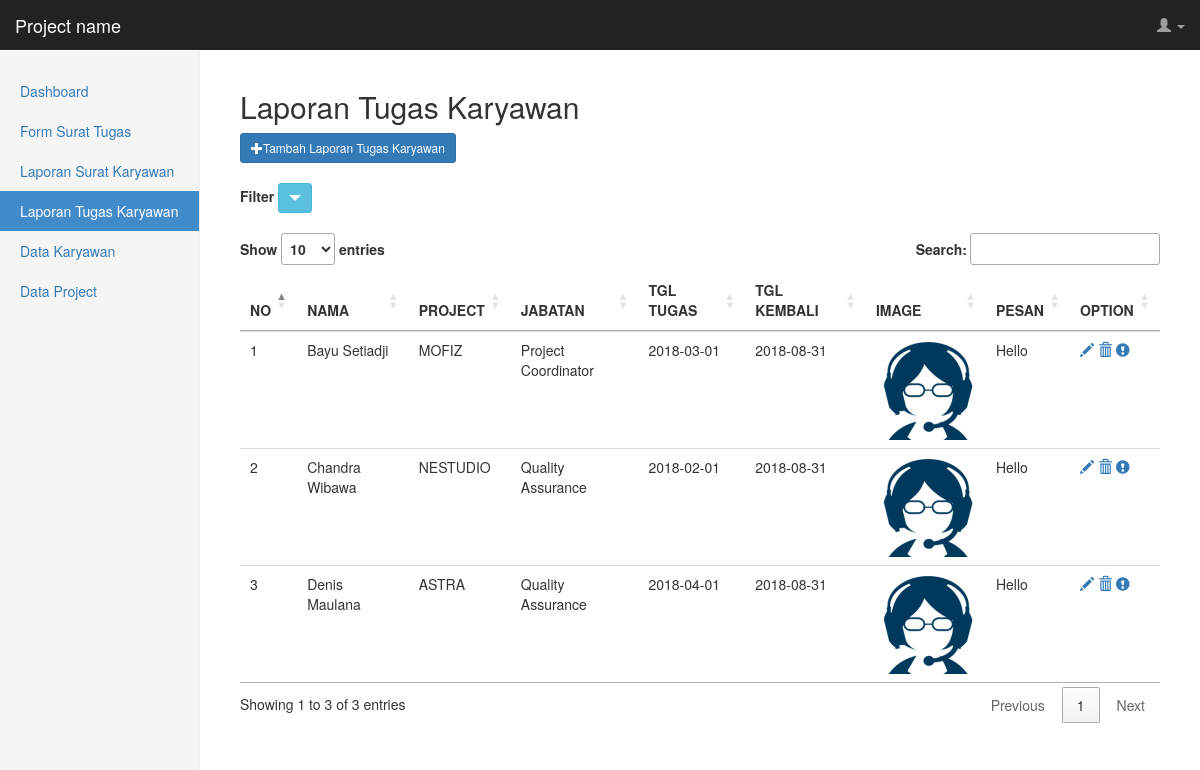
The app's page /admin/page/laporan_karyawan.php (signed in) with its own data.
### tables this page shows
CREATE TABLE `tbl_laporank` (
  `id` int(11) NOT NULL,
  `nama` varchar(50) NOT NULL,
  `project` varchar(50) NOT NULL,
  `tgl_tugas` date NOT NULL,
  `tgl_kembali` date NOT NULL,
  `image` text NOT NULL,
  `pesan` text NOT NULL,
  `jabatan` enum('Project Manager','Developer','Quality Assurance','Web Design','Project Coordinator') NOT NULL
);

### admin/page/laporan_karyawan.php (the view, shortened to what this page needs)
<!DOCTYPE html>
<html>
	<head>
		<link rel="stylesheet" type="text/css" href="../assets/css/bootstrap.min.css">
		<link rel="stylesheet" type="text/css" href="../assets/css/dashboard.css">
		<link rel="stylesheet" type="text/css" href="//cdn.datatables.net/1.10.11/css/jquery.dataTables.min.css">
	</head>
	<body>
		<nav class="navbar navbar-inverse navbar-fixed-top">
      		<div class="cntainer-fluid">
        		<div class="navbar-header">
          			<a class="navbar-brand" href="#">Project name</a>
        		</div>
        		<div id="navbar" class="navbar-collapse collapse">
          			<ul class="nav navbar-nav navbar-right">
			            <li>
			            	<a href="" data-toggle="dropdown" style="margin-right: 15px;">
			            		<span class="glyphicon glyphicon-user"></span>
			            		<span class="caret"></span>
			            	</a>
			            </li>
          			</ul>
        		</div>
      		</div>
      	</nav>
      	<div class="container-fluid">
			<div class="row">
		    	<div class="col-sm-3 col-md-2 sidebar">
		      		<ul class="nav nav-sidebar">
		      			<li><a href="dashboard.php">Dashboard</a></li>
				        <li><a href="proses.php?page=surat-tugas">Form Surat Tugas</a></li>
				        <li><a href="proses.php?page=surat-karyawan">Laporan Surat Karyawan</a></li>
				        <li class="active"><a href="proses.php?page=laporan-karyawan">Laporan Tugas Karyawan</a></li>
				        <li><a href="proses.php?page=data-karyawan">Data Karyawan</a></li>
				        <li><a href="proses.php?page=data-project">Data Project</a></li>
		      		</ul>
		    	</div>
		    	<div class="col-sm-9 col-sm-offset-3 col-md-10 col-md-offset-2 main">
		    		<h2>Laporan Tugas Karyawan</h2>
    				<button type="button" class="btn btn-primary btn-sm" data-toggle="modal" data-target="#modal-karyawan"><span class="glyphicon glyphicon-plus"></span>Tambah Laporan Tugas Karyawan</button><br /><br />
                    <label>Filter</label>
                    <button type="button" class="btn btn-info btn-sm" data-toggle="modal" data-target="#modal-filter"><span class="glyphicon glyphicon-triangle-bottom"></span></button><br/><br/>
    				<table class="table table-hover table-responsive" id="datatables-lapkaryawan">
    					<thead>
    						<tr>
	    						<th>NO</th>
	    						<th>NAMA</th>
	    						<th>PROJECT</th>
                                <th>JABATAN</th>
	    						<th>TGL TUGAS</th>
	    						<th>TGL KEMBALI</th>
	    						<th>IMAGE</th>
	    						<th>PESAN</th>
	    						<th>OPTION</th>
	    					</tr>
    					</thead>
    					<tbody>
    						<?php
    						$no 	= 1;
						    $sql 	= mysql_query("SELECT * FROM tbl_laporank ORDER BY nama ASC");
    						while ($row = mysql_fetch_assoc($sql)) {
    					?>
    					<tr>
    						<td><?= $no++ ?></td>
    						<td><?= $row['nama']; ?></td>
    						<td><?= $row['project']; ?></td>
                            <td><?= $row['jabatan']; ?></td>
    						<td><?= $row['tgl_tugas']; ?></td>
    						<td><?= $row['tgl_kembali']; ?></td>
    						<td><a href="../assets/direct/<?= $row['image']; ?>"><img src="../assets/direct/<?= $row['image']; ?>" width="100" height="100" class="img-rounded"></a></td>
    						<td><?= $row['pesan']; ?></td>
    						<td>
    							<a href="proses.php?page=update-laporan-karyawan&&id=<?= $row['id']; ?>"><span class="glyphicon glyphicon-pencil"></span></a>
    							<a href="proses.php?page=delete-laporan-karyawan&&id=<?= $row['id']; ?>" onclick="return confirm('Apakah anda yakin ingin menghapus karyawan ini ?');"><span class="glyphicon glyphicon-trash"></span></a>
    							<a href="" onclick="window.open('detail/laporan_karyawan.php?id=<?= $row['id']; ?>').print();"><span class="glyphicon glyphicon-exclamation-sign"></span></a>
    						</td>
    					</tr>
    					<?php } ?>
    					</tbody>
    				</table>
		    	</div>
		    </div>
		</div>
    </body>
</html>

### assets/css/dashboard.css (style rules this page uses)
body { padding-top: 50px; }
.navbar-fixed-top { border: 0; }
.sidebar { display: none; }
@media (min-width: 768px) { .sidebar { position: fixed; top: 51px; bottom: 0; left: 0; z-index: 1000; display: block; padding: 20px; overflow-x: hidden; overflow-y: auto; background-color: #f5f5f5; border-right: 1px solid #eee; } }
.nav-sidebar { margin-right: -21px; margin-bottom: 20px; margin-left: -20px; }
.nav-sidebar > li > a { padding-right: 20px; padding-left: 20px; }
.nav-sidebar > .active > a, .nav-sidebar > .active > a:hover, .nav-sidebar > .active > a:focus { color: #fff; background-color: #428bca; }
.main { padding: 20px; }
@media (min-width: 768px) { .main { padding-right: 40px; padding-left: 40px; } }

### records on screen
tbl_laporank: nama "Bayu Setiadji", project "MOFIZ", jabatan "Project Coordinator", tgl_tugas "2018-03-01", tgl_kembali "2018-08-31", image (picture), pesan "Hello"
tbl_laporank: nama "Chandra Wibawa", project "NESTUDIO", jabatan "Quality Assurance", tgl_tugas "2018-02-01", tgl_kembali "2018-08-31", image (picture), pesan "Hello"
tbl_laporank: nama "Denis Maulana", project "ASTRA", jabatan "Quality Assurance", tgl_tugas "2018-04-01", tgl_kembali "2018-08-31", image (picture), pesan "Hello"
